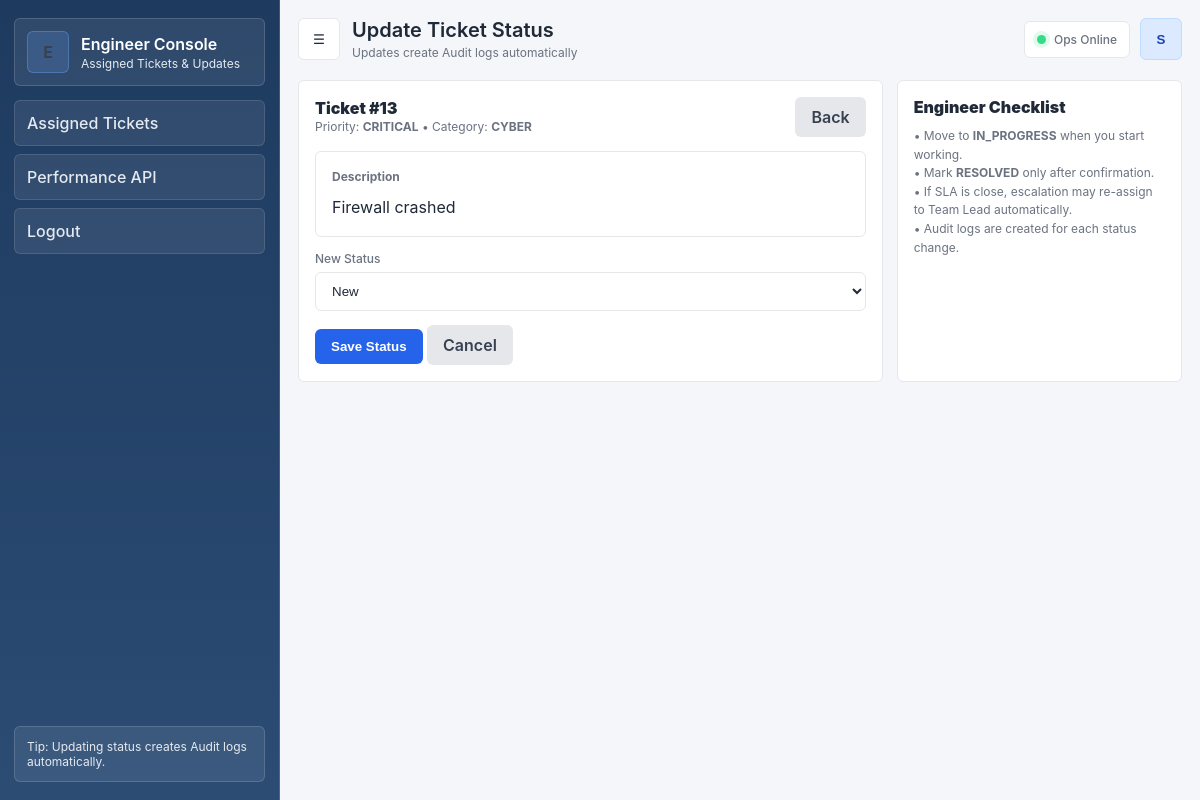
The app's page /engineer/update-ticket/13/ (signed in), older data.
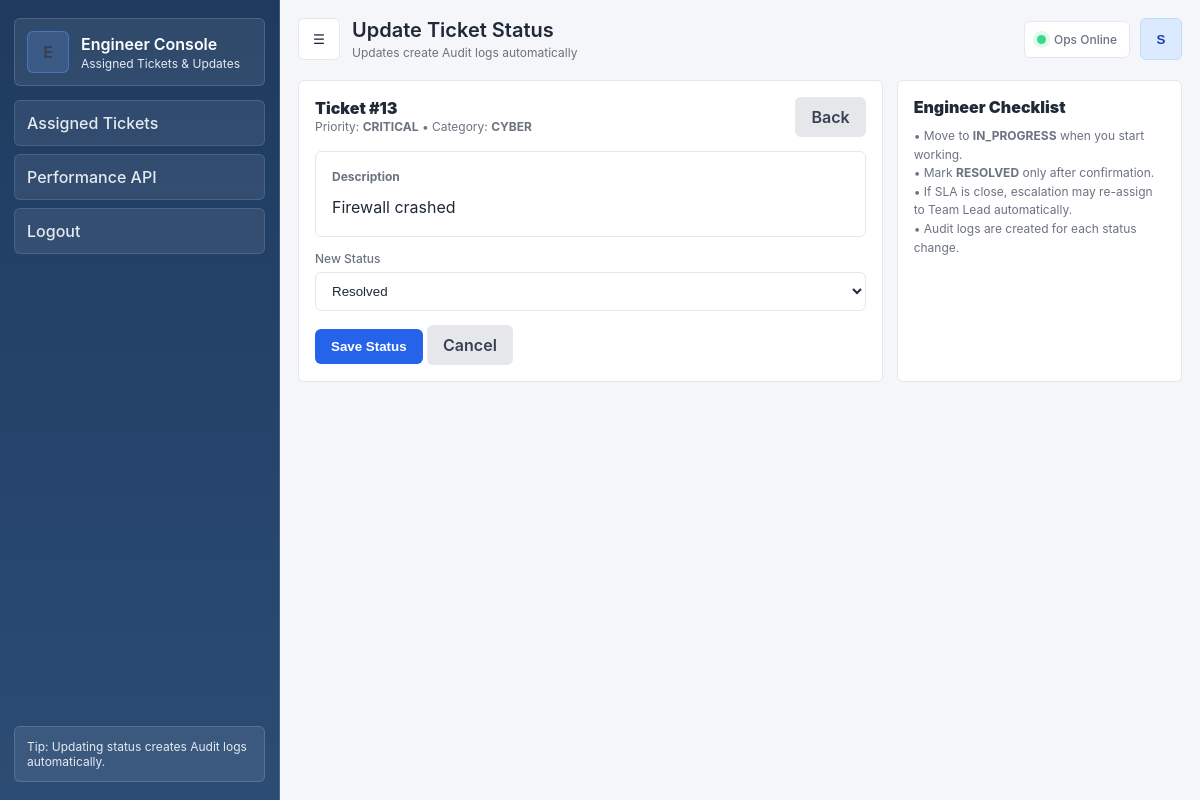
The same page, newer data.
### core/models.py (models this page shows, shortened)
class Ticket(models.Model):
    STATUS_CHOICES = [
        ('NEW', 'New'),
        ('IN_PROGRESS', 'In Progress'),
        ('RESOLVED', 'Resolved'),
        ('REOPENED', 'Reopened'),
        ('BREACHED', 'Breached'),
    ]
    PRIORITY_CHOICES = [
        ('CRITICAL', 'Critical'),
        ('HIGH', 'High'),
        ('MEDIUM', 'Medium'),
        ('LOW', 'Low'),
    ]
    CATEGORY_CHOICES = [
        ('NETWORK', 'Network Operations'),
        ('CLOUD', 'Cloud Infrastructure'),
        ('SERVER', 'Server Administration'),
        ('DATABASE', 'Database Administration'),
        ('DEVOPS', 'DevOps'),
        ('CYBER', 'Cybersecurity'),
        ('RISK', 'Risk & Compliance'),
        ('APP', 'Application Support'),
        ('AI', 'AI/ML Operations'),
        ('DATA', 'Data Engineering'),
        ('SRE', 'SRE'),
        ('INCIDENT', 'Incident Response'),
    ]
    is_deleted = models.BooleanField(default=False)
    deleted_at = models.DateTimeField(null=True, blank=True)
    client = models.ForeignKey(Client, on_delete=models.CASCADE)
    assigned_to = models.ForeignKey(User, on_delete=models.SET_NULL, null=True, blank=True)
    department = models.ForeignKey(Department, null=True, blank=True, on_delete=models.SET_NULL)
    priority = models.CharField(max_length=20, choices=PRIORITY_CHOICES)
    category = models.CharField(max_length=50, choices=CATEGORY_CHOICES)
    description = models.TextField()
    status = models.CharField(max_length=20, choices=STATUS_CHOICES, default='NEW')
    created_at = models.DateTimeField(auto_now_add=True)
    resolved_at = models.DateTimeField(null=True, blank=True)
    current_escalation_level = models.IntegerField(default=0)
    escalation_count = models.IntegerField(default=0)
    breached = models.BooleanField(default=False)
    breach_time = models.DateTimeField(null=True, blank=True)
    risk_score = models.FloatField(null=True, blank=True)
    risk_level = models.CharField(max_length=20, null=True, blank=True)
    sla_deadline = models.DateTimeField(null=True, blank=True)
    sla_paused = models.BooleanField(default=False)
    pause_started_at = models.DateTimeField(null=True, blank=True)
    total_pause_duration = models.FloatField(default=0)
    objects = ActiveTicketManager()
    all_objects = models.Manager()

### core/views.py (the view, shortened to what this page needs)
# urls.py: path('engineer/update-ticket/<int:ticket_id>/', update_ticket_status, name='update_ticket_status'),
@login_required
def update_ticket_status(request, ticket_id):
    if not is_engineer(request.user):
        return HttpResponse("Only engineers can update tickets.")
    try:
        ticket = Ticket.objects.get(id=ticket_id, assigned_to=request.user)
    except Ticket.DoesNotExist:
        return HttpResponse("Ticket not found or not assigned to you.")
    return render(request, "update_ticket.html", {"ticket": ticket})

### core/models.py (called while the page is built)
    def get_queryset(self):
        return super().get_queryset().filter(is_deleted=False)

### core/views.py (called while the page is built)
def is_engineer(user):
    return user.groups.filter(name='ENGINEERS').exists()

### core/templates/update_ticket.html (shortened to what this page needs)
{% extends "base_engineer.html" %}
{% block page_title %}Update Ticket Status{% endblock %}
{% block page_subtitle %}Updates create Audit logs automatically{% endblock %}
{% block content %}
<div class="grid">
  <div class="card col-8">
    <div class="flex-between">
      <div>
        <div style="font-weight:950;">Ticket #{{ ticket.id }}</div>
        <div class="small">Priority: <b>{{ ticket.priority }}</b> • Category: <b>{{ ticket.category }}</b></div>
      </div>
      <a class="btn secondary" href="{% url 'dashboard' %}">Back</a>
    </div>
    <div style="height:14px;"></div>
    <div class="card" style="background: rgba(17,28,58,.25);">
      <div class="small"><b>Description</b></div>
      <div style="margin-top:8px; line-height:1.6;">{{ ticket.description }}</div>
    </div>
    <div style="height:14px;"></div>
    <form method="POST" action="{% url 'update_ticket_status' ticket.id %}">
      <label class="label">New Status</label>
      <select class="select" name="status" required>
        <option value="NEW" {% if ticket.status == "NEW" %}selected{% endif %}>New</option>
        <option value="RESOLVED" {% if ticket.status == "RESOLVED" %}selected{% endif %}>Resolved</option>
      </select>
      <div style="height:14px;"></div>
      <button class="btn" type="submit"> Save Status</button>
      <a class="btn secondary" href="{% url 'dashboard' %}">Cancel</a>
    </form>
  </div>
  <div class="card col-4">
    <div style="font-weight:950;">Engineer Checklist</div>
    <div class="small" style="margin-top:10px;">
      • Move to <b>IN_PROGRESS</b> when you start working.<br/>
      • Mark <b>RESOLVED</b> only after confirmation.<br/>
      • If SLA is close, escalation may re-assign to Team Lead automatically.<br/>
      • Audit logs are created for each status change.
    </div>
  </div>
</div>
{% endblock %}

Row changes from the older to the newer data that the page shows:
changed Ticket "Firewall crashed": status "New" → "Resolved"
